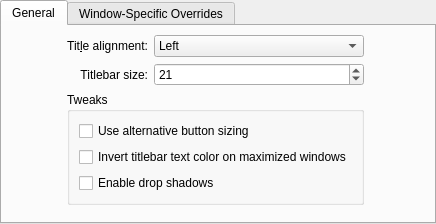
<?xml version="1.0" encoding="UTF-8"?>
<ui version="4.0">
 <class>BreezeConfigurationUI</class>
 <widget class="QWidget" name="BreezeConfigurationUI">
  <property name="geometry">
   <rect>
    <x>0</x>
    <y>0</y>
    <width>436</width>
    <height>212</height>
   </rect>
  </property>
  <layout class="QVBoxLayout" name="verticalLayout">
   <property name="leftMargin">
    <number>0</number>
   </property>
   <property name="topMargin">
    <number>0</number>
   </property>
   <property name="rightMargin">
    <number>0</number>
   </property>
   <property name="bottomMargin">
    <number>0</number>
   </property>
   <item>
    <widget class="QTabWidget" name="tabWidget">
     <property name="currentIndex">
      <number>0</number>
     </property>
     <widget class="QWidget" name="tab">
      <attribute name="title">
       <string>General</string>
      </attribute>
      <layout class="QGridLayout" name="gridLayout_4">
       <item row="7" column="1" colspan="3">
        <layout class="QHBoxLayout" name="horizontalLayout">
         <item>
          <widget class="QWidget" name="hideWidget" native="true">
           <property name="minimumSize">
            <size>
             <width>20</width>
             <height>0</height>
            </size>
           </property>
           <widget class="QCheckBox" name="outlineCloseButton">
            <property name="geometry">
             <rect>
              <x>30</x>
              <y>20</y>
              <width>202</width>
              <height>20</height>
             </rect>
            </property>
            <property name="text">
             <string>Draw a circle around close button</string>
            </property>
           </widget>
           <widget class="QCheckBox" name="drawBackgroundGradient">
            <property name="geometry">
             <rect>
              <x>30</x>
              <y>50</y>
              <width>206</width>
              <height>20</height>
             </rect>
            </property>
            <property name="text">
             <string>Draw titlebar background gradient</string>
            </property>
           </widget>
           <widget class="QComboBox" name="buttonSize">
            <property name="geometry">
             <rect>
              <x>90</x>
              <y>80</y>
              <width>249</width>
              <height>22</height>
             </rect>
            </property>
            <item>
             <property name="text">
              <string>Tiny</string>
             </property>
            </item>
            <item>
             <property name="text">
              <string comment="@item:inlistbox Button size:">Small</string>
             </property>
            </item>
            <item>
             <property name="text">
              <string comment="@item:inlistbox Button size:">Medium</string>
             </property>
            </item>
            <item>
             <property name="text">
              <string comment="@item:inlistbox Button size:">Large</string>
             </property>
            </item>
            <item>
             <property name="text">
              <string comment="@item:inlistbox Button size:">Very Large</string>
             </property>
            </item>
           </widget>
           <widget class="QCheckBox" name="drawBorderOnMaximizedWindows">
            <property name="geometry">
             <rect>
              <x>220</x>
              <y>40</y>
              <width>383</width>
              <height>20</height>
             </rect>
            </property>
            <property name="text">
             <string>Draw border on maximized and tiled windows</string>
            </property>
           </widget>
          </widget>
         </item>
        </layout>
       </item>
       <item row="0" column="3">
        <spacer name="horizontalSpacer">
         <property name="orientation">
          <enum>Qt::Orientation::Horizontal</enum>
         </property>
         <property name="sizeHint" stdset="0">
          <size>
           <width>40</width>
           <height>20</height>
          </size>
         </property>
        </spacer>
       </item>
       <item row="2" column="1">
        <widget class="QLabel" name="label_7">
         <property name="sizePolicy">
          <sizepolicy hsizetype="Preferred" vsizetype="Preferred">
           <horstretch>0</horstretch>
           <verstretch>0</verstretch>
          </sizepolicy>
         </property>
         <property name="text">
          <string>Titlebar size:</string>
         </property>
         <property name="alignment">
          <set>Qt::AlignmentFlag::AlignRight|Qt::AlignmentFlag::AlignTrailing|Qt::AlignmentFlag::AlignVCenter</set>
         </property>
        </widget>
       </item>
       <item row="3" column="1" colspan="2">
        <widget class="QGroupBox" name="groupBox">
         <property name="title">
          <string>Tweaks</string>
         </property>
         <layout class="QVBoxLayout" name="verticalLayout_2">
          <item>
           <widget class="QCheckBox" name="alternativeButtonSizing">
            <property name="text">
             <string>Use alternative button sizing</string>
            </property>
           </widget>
          </item>
          <item>
           <widget class="QCheckBox" name="invertTextColor">
            <property name="text">
             <string>Invert titlebar text color on maximized windows</string>
            </property>
           </widget>
          </item>
          <item>
           <widget class="QCheckBox" name="enableShadow">
            <property name="text">
             <string>Enable drop shadows</string>
            </property>
           </widget>
          </item>
         </layout>
        </widget>
       </item>
       <item row="2" column="2">
        <widget class="QSpinBox" name="titlebarSize">
         <property name="minimum">
          <number>17</number>
         </property>
         <property name="maximum">
          <number>100</number>
         </property>
         <property name="value">
          <number>21</number>
         </property>
        </widget>
       </item>
       <item row="4" column="1">
        <spacer name="verticalSpacer">
         <property name="orientation">
          <enum>Qt::Orientation::Vertical</enum>
         </property>
         <property name="sizeHint" stdset="0">
          <size>
           <width>20</width>
           <height>40</height>
          </size>
         </property>
        </spacer>
       </item>
       <item row="0" column="1">
        <widget class="QLabel" name="label_3">
         <property name="sizePolicy">
          <sizepolicy hsizetype="Preferred" vsizetype="Preferred">
           <horstretch>0</horstretch>
           <verstretch>0</verstretch>
          </sizepolicy>
         </property>
         <property name="text">
          <string>Tit&amp;le alignment:</string>
         </property>
         <property name="alignment">
          <set>Qt::AlignmentFlag::AlignRight|Qt::AlignmentFlag::AlignTrailing|Qt::AlignmentFlag::AlignVCenter</set>
         </property>
         <property name="buddy">
          <cstring>titleAlignment</cstring>
         </property>
        </widget>
       </item>
       <item row="0" column="2">
        <widget class="QComboBox" name="titleAlignment">
         <property name="sizePolicy">
          <sizepolicy hsizetype="Expanding" vsizetype="Fixed">
           <horstretch>0</horstretch>
           <verstretch>0</verstretch>
          </sizepolicy>
         </property>
         <item>
          <property name="text">
           <string>Left</string>
          </property>
         </item>
         <item>
          <property name="text">
           <string>Center</string>
          </property>
         </item>
         <item>
          <property name="text">
           <string>Right</string>
          </property>
         </item>
         <item>
          <property name="text">
           <string>Center (Full Width)</string>
          </property>
         </item>
        </widget>
       </item>
       <item row="0" column="0">
        <spacer name="horizontalSpacer_2">
         <property name="orientation">
          <enum>Qt::Orientation::Horizontal</enum>
         </property>
         <property name="sizeHint" stdset="0">
          <size>
           <width>40</width>
           <height>20</height>
          </size>
         </property>
        </spacer>
       </item>
      </layout>
     </widget>
     <widget class="QWidget" name="tab_3">
      <attribute name="title">
       <string>Window-Specific Overrides</string>
      </attribute>
      <layout class="QVBoxLayout" name="verticalLayout_3">
       <item>
        <widget class="Breeze::ExceptionListWidget" name="exceptions" native="true">
         <property name="sizePolicy">
          <sizepolicy hsizetype="Preferred" vsizetype="Expanding">
           <horstretch>0</horstretch>
           <verstretch>0</verstretch>
          </sizepolicy>
         </property>
        </widget>
       </item>
      </layout>
     </widget>
    </widget>
   </item>
  </layout>
 </widget>
 <customwidgets>
  <customwidget>
   <class>Breeze::ExceptionListWidget</class>
   <extends>QWidget</extends>
   <header>config/breezeexceptionlistwidget.h</header>
   <container>1</container>
  </customwidget>
 </customwidgets>
 <tabstops>
  <tabstop>tabWidget</tabstop>
  <tabstop>titleAlignment</tabstop>
 </tabstops>
 <resources/>
 <connections/>
</ui>
